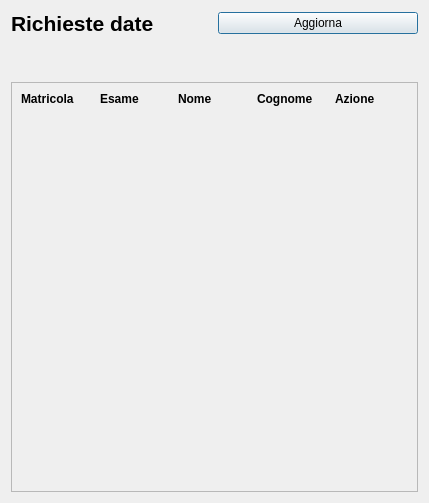
<?xml version="1.0" encoding="UTF-8"?>
<ui version="4.0">
 <class>FornisciDate</class>
 <widget class="QDialog" name="FornisciDate">
  <property name="geometry">
   <rect>
    <x>0</x>
    <y>0</y>
    <width>429</width>
    <height>503</height>
   </rect>
  </property>
  <property name="windowTitle">
   <string>UniWorld - Segreteria Inoltra Prenotazione</string>
  </property>
  <layout class="QVBoxLayout" name="verticalLayout">
   <item>
    <layout class="QHBoxLayout" name="horizontalLayout">
     <item>
      <widget class="QLabel" name="label_4">
       <property name="font">
        <font>
         <pointsize>16</pointsize>
         <bold>true</bold>
        </font>
       </property>
       <property name="styleSheet">
        <string notr="true">text-align:center</string>
       </property>
       <property name="text">
        <string>Richieste date </string>
       </property>
      </widget>
     </item>
     <item>
      <widget class="QPushButton" name="AggiornaButton">
       <property name="text">
        <string>Aggiorna</string>
       </property>
      </widget>
     </item>
    </layout>
   </item>
   <item>
    <spacer name="verticalSpacer_2">
     <property name="orientation">
      <enum>Qt::Vertical</enum>
     </property>
     <property name="sizeType">
      <enum>QSizePolicy::Preferred</enum>
     </property>
     <property name="sizeHint" stdset="0">
      <size>
       <width>20</width>
       <height>40</height>
      </size>
     </property>
    </spacer>
   </item>
   <item>
    <widget class="QScrollArea" name="scrollArea">
     <property name="widgetResizable">
      <bool>true</bool>
     </property>
     <widget class="QWidget" name="scrollAreaWidgetContents">
      <property name="geometry">
       <rect>
        <x>0</x>
        <y>0</y>
        <width>409</width>
        <height>401</height>
       </rect>
      </property>
      <layout class="QVBoxLayout" name="verticalLayout_2">
       <item>
        <layout class="QHBoxLayout" name="horizontalLayout_2">
         <item>
          <widget class="QLabel" name="label_3">
           <property name="font">
            <font>
             <bold>true</bold>
            </font>
           </property>
           <property name="text">
            <string>Matricola</string>
           </property>
          </widget>
         </item>
         <item>
          <widget class="QLabel" name="label_2">
           <property name="font">
            <font>
             <bold>true</bold>
            </font>
           </property>
           <property name="text">
            <string>Esame</string>
           </property>
          </widget>
         </item>
         <item>
          <widget class="QLabel" name="label_5">
           <property name="font">
            <font>
             <bold>true</bold>
            </font>
           </property>
           <property name="text">
            <string>Nome</string>
           </property>
          </widget>
         </item>
         <item>
          <widget class="QLabel" name="label_6">
           <property name="font">
            <font>
             <bold>true</bold>
            </font>
           </property>
           <property name="text">
            <string>Cognome</string>
           </property>
          </widget>
         </item>
         <item>
          <widget class="QLabel" name="label_7">
           <property name="font">
            <font>
             <bold>true</bold>
            </font>
           </property>
           <property name="text">
            <string>Azione</string>
           </property>
          </widget>
         </item>
        </layout>
       </item>
       <item>
        <layout class="QVBoxLayout" name="TableView"/>
       </item>
       <item>
        <spacer name="verticalSpacer">
         <property name="orientation">
          <enum>Qt::Vertical</enum>
         </property>
         <property name="sizeHint" stdset="0">
          <size>
           <width>20</width>
           <height>40</height>
          </size>
         </property>
        </spacer>
       </item>
      </layout>
     </widget>
    </widget>
   </item>
  </layout>
 </widget>
 <resources/>
 <connections/>
</ui>
